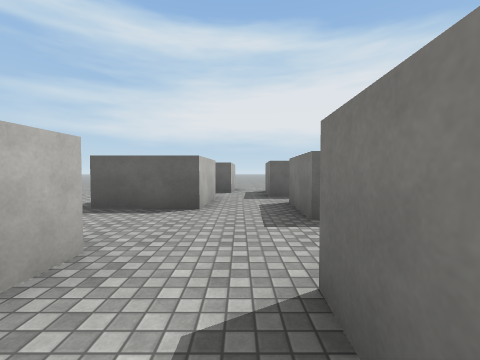
view 1 (above)

20 first-person views from a walk through a 3-D level made in the Unity game engine. The camera is 1.4 m above the floor, tilts 2° down and sees 90° across. The floor is counted in squares, 2 m on a side. Each view is taken from the middle of a square. On the plan, view 1 faces up. The plan holds only what a view shows up to about 9 squares ahead; the rest is blank. The place goes on beyond the plan. The player character is not drawn. Surface patterns are stand-ins for the level's own textures.

view 2
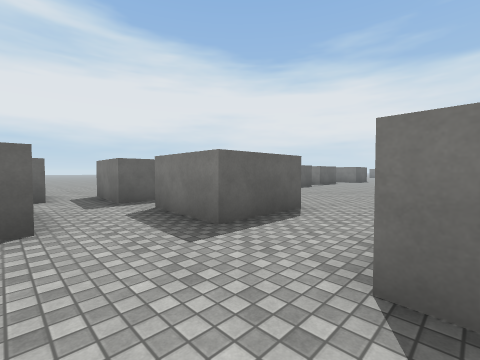

view 3
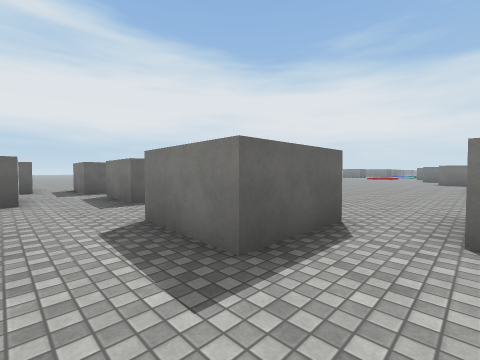

view 4
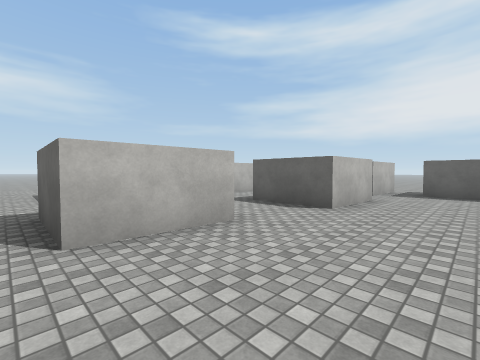

view 5
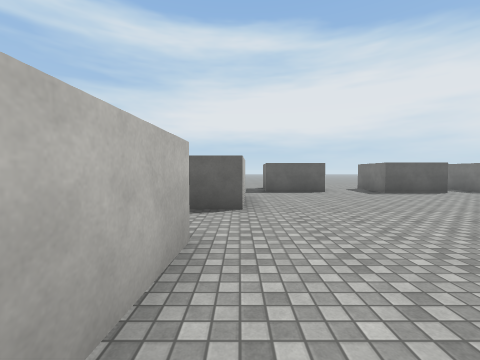

view 6
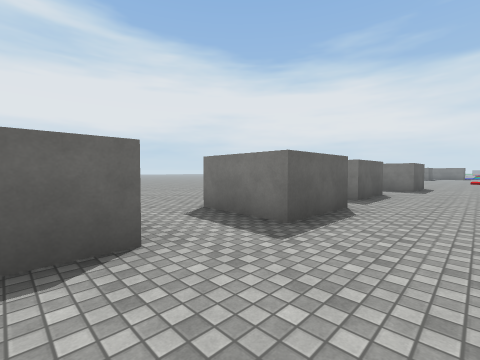

view 7
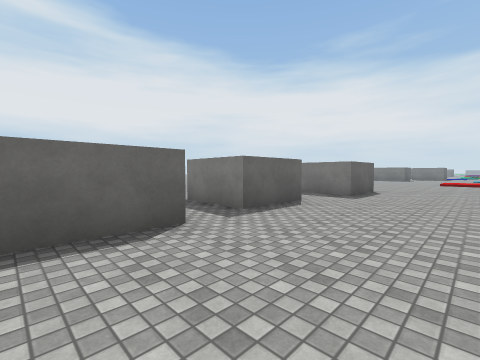

view 8
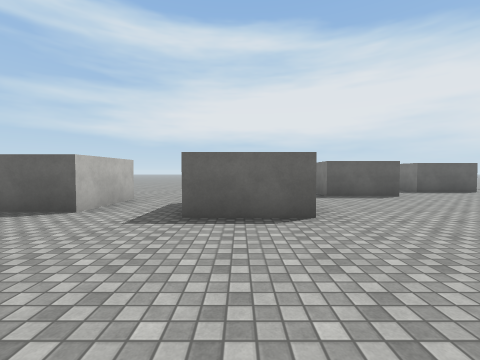

view 9
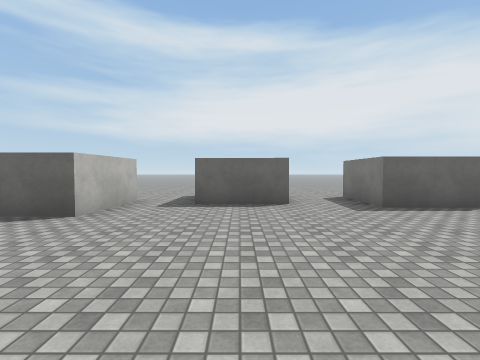

view 10
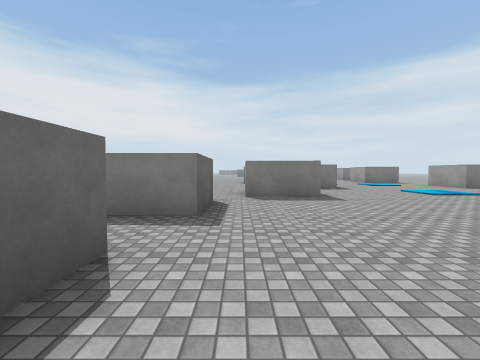

view 11
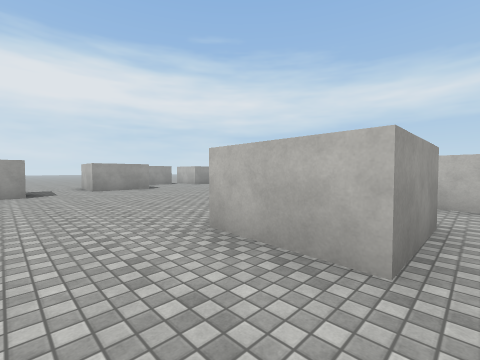

view 12
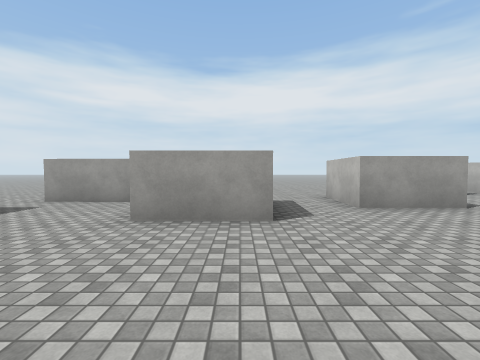

view 13
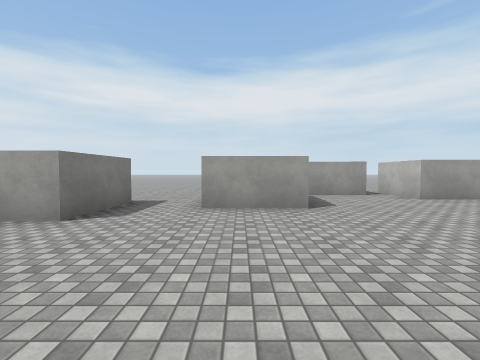

view 14
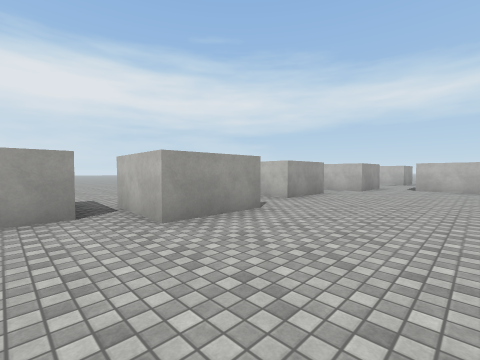

view 15
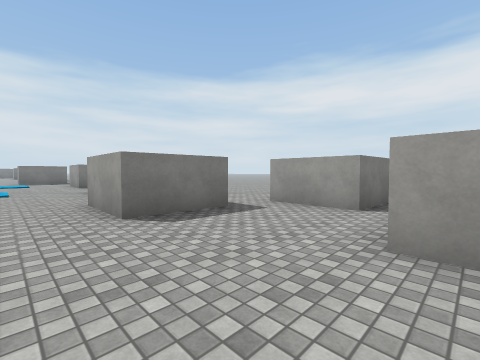

view 16
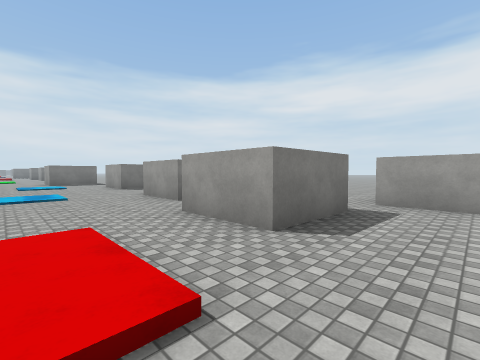

view 17
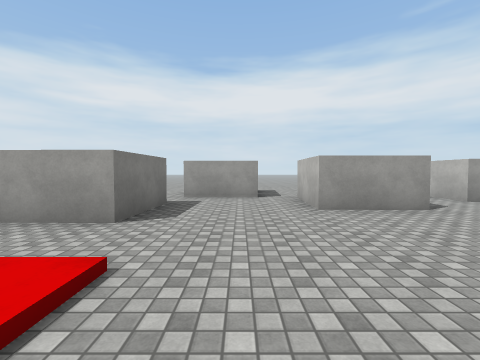

view 18
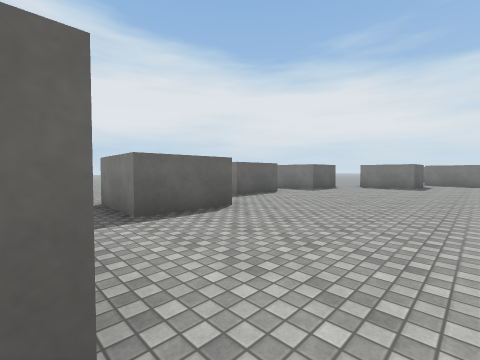

view 19
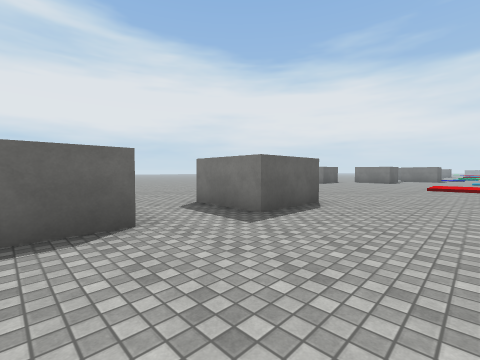

view 20
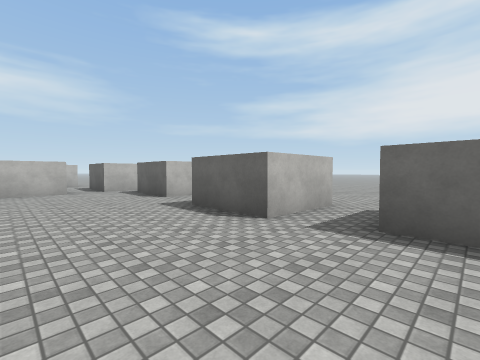

### Floor plan
Points are (right, up) in squares from view 1. A wall is a line through its corners. A room is listed if a view was taken in it or the views show most of it. See-through windows are left out.
Room 1 (views 1, 2)
walls: (-1.3, 2.1) (-1.4, 1.3); (0.4, -0.6) (0.5, 1.4); (3.1, 3.4) (1, 3.4) (1.1, 5.5); (-0.7, 5.6) (-0.7, 4.4)
ways out: opening at (-0.5, 0.5) to room 2; opening at (1.5, 2.5) to room 3; opening at (-2, 3.5); opening at (0, 5)
Room 2 (view 3)
walls: (7.6, -2.6) (7.6, -3.5); (16.8, -0.5) (16.7, -2.6); (18.4, -1.4) (18.4, -0.5); (4, -1.9) (3.9, -2.7); (21.4, -3.2) (21.5, -1.5); (2.4, -0.6) (0.4, -0.6)
ways out: opening at (-0.5, 0.5) to room 1; opening at (2, -1) to room 3; opening at (5, -3.5) to room 3; opening at (8.5, -3.5) to room 3; opening at (17.5, -1) to room 3; opening at (22.5, -1.5) to room 3; opening at (26, 0.5) to room 3; opening at (-2.5, -1)
Room 3 (views 4, 5, 6, 7, 8, 9, 10, 11, 12, 13, 14, 15, 16, 17, 18, 19, 20)
walls: (13.2, 7.1) (11.2, 7.1); (14.7, -0.5) (16.8, -0.5); (17.2, 8.6) (17.1, 6.6) (15.1, 6.6); (18.4, -0.5) (18.5, 0.6) (20.6, 0.6) (20.5, -1.4); (9.9, 8.9) (9.8, 6.7) (7.7, 6.7) (7.8, 8.8); (12.2, -3.1) (14, -3.2); (9.4, -2) (11.5, -2) (11.4, -4.1); (21.5, -1.5) (23.5, -1.6); (20.5, 10.6) (20.5, 9.7) (18.4, 9.7); (23.6, -0.3) (23.7, 1.7) (25.8, 1.7); (6, 8) (5.9, 7.2) (3.9, 7.2); (5.5, -2.5) (7.6, -2.6); (24.1, 11.1) (22.1, 11.2); (3.2, 5.5) (3.1, 3.4); (27.1, 1) (27.6, 1); (2.5, 1.4) (2.4, -0.6); (3.2, -1.9) (4, -1.9); (27.6, 10.7) (25.8, 10.7)
ways out: opening at (1.5, 2.5) to room 1; opening at (2, -1) to room 2; opening at (5, -3.5) to room 2; opening at (8.5, -3.5) to room 2; opening at (17.5, -1) to room 2; opening at (22.5, -1.5) to room 2; opening at (26, 0.5) to room 2; opening at (3, 6); opening at (7, 10); opening at (14, 7.5); opening at (18, 9); opening at (21, 11); opening at (25, 11.5); gap at (11, 8)

Positions as (right, up) in squares from view 1, and headings:
1: (0, 0), facing up
2: (-1, 1), facing up-right
3: (-1, -2), facing up-right
4: (5, -1), facing up-left
5: (3, -1), facing up
6: (5, 5), facing up-right
7: (8, 4), facing up-right
8: (16, 3), facing up
9: (23, 6), facing up
10: (22, 10), facing right
11: (19, 9), facing down-left
12: (19, 4), facing down
13: (16, 4), facing down
14: (13, 1), facing down-left
15: (20, 3), facing down-right
16: (22, 4), facing down-right
17: (22, 5), facing down
18: (17, 6), facing up-right
19: (12, 4), facing up-right
20: (12, 4), facing up-left
